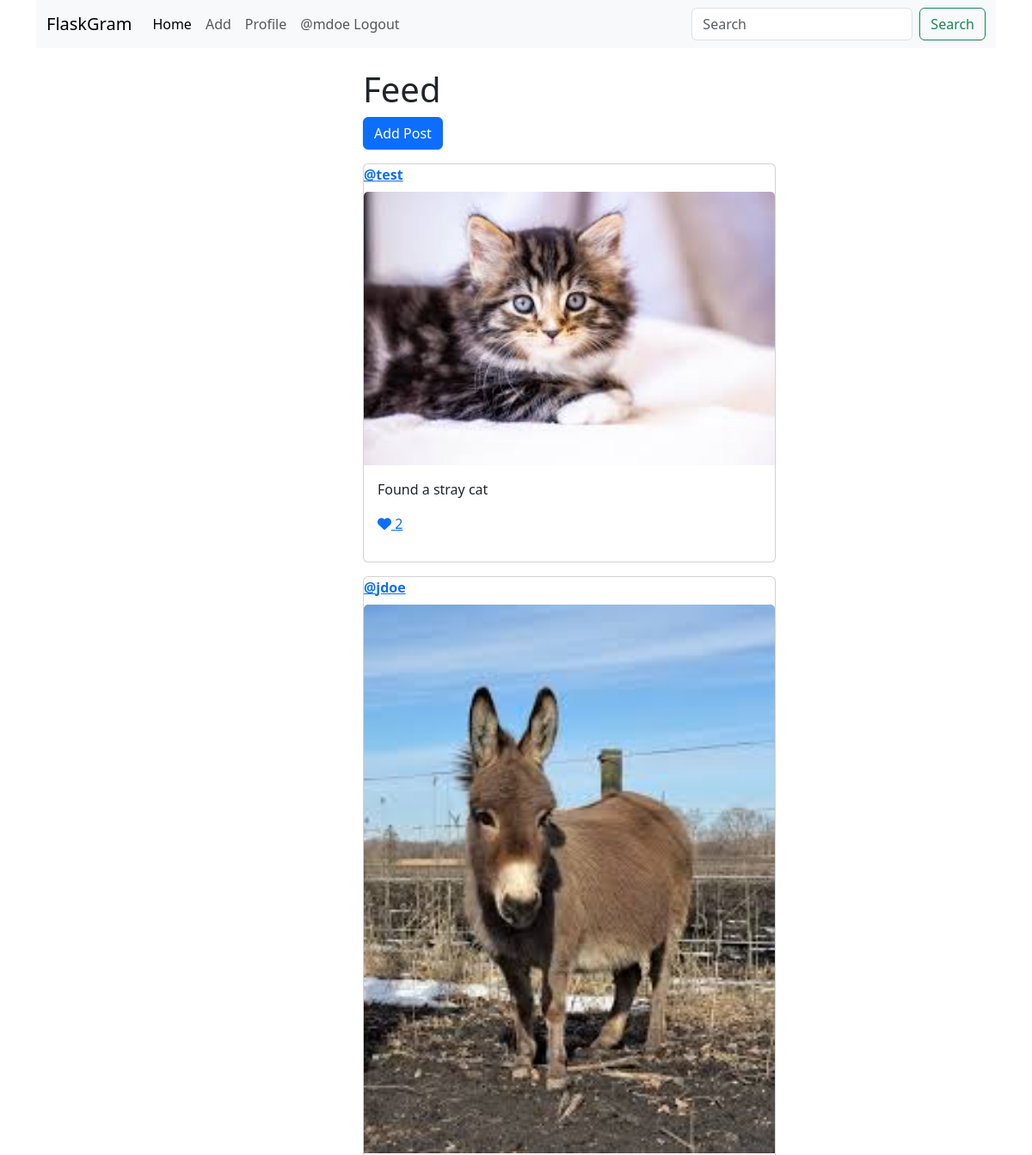
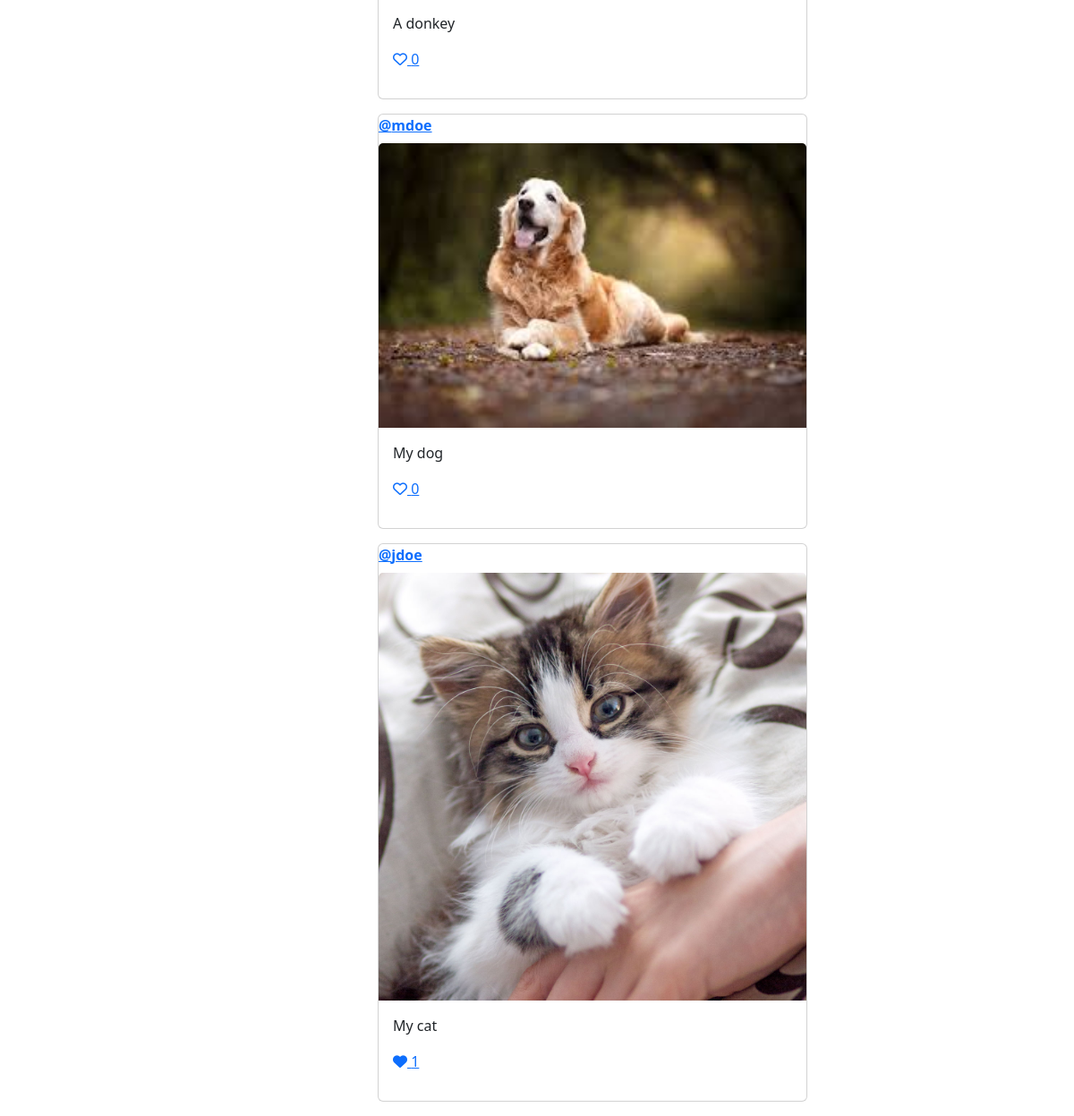
/ (signed in), run on the app's committed database (2 pictures, top to bottom).
### tables this page shows
CREATE TABLE users (
    id INTEGER PRIMARY KEY AUTOINCREMENT,
    username TEXT UNIQUE NOT NULL,
    password TEXT NOT NULL,
    description TEXT, 
    created_at TIMESTAMP NOT NULL
);

CREATE TABLE posts (
    id INTEGER PRIMARY KEY AUTOINCREMENT,
    content TEXT NOT NULL,
    image TEXT NOT NULL,
    created_at TIMESTAMP NOT NULL, 
    users_id INTEGER NOT NULL, likes integer default 0,
    FOREIGN KEY (users_id) REFERENCES users (id) 
);

### app.py (the view)
@app.route('/')
def home():
    db = get_db_connection()
    posts = db.execute("""SELECT p.id, p.content, p.image, p.created_at, u.username, p.users_id, p.likes
                       FROM posts p JOIN users u ON u.id=p.users_id
                       ORDER BY p.created_at DESC""").fetchall()
    return render_template('home.html', posts=posts)

### app.py (called while the page is built)
def get_db_connection():
    if 'db' not in g:
        g.db = sqlite3.connect(app.config['DATABASE'])
        g.db.row_factory = sqlite3.Row
    return g.db

@app.before_request
def load_logged_in_user():
    user_id = session.get('user_id')
    if user_id is None:
        g.user = None
    else:
        db = get_db_connection()
        g.user = db.execute("SELECT * FROM users WHERE id=?", (user_id,)).fetchone()

### templates/home.html
{% extends 'base.html' %}
{% block content %}
    <div class="row">
        <div class="col-md-4 mx-auto">
            <h1>Feed</h1>
            {% if g.user %}
            <div>
                <a href="/create"><button type="button" class="btn btn-primary mb-3">Add Post</button></a>
            </div>
            {% endif %}
            {% for row in posts %}
                <div class="card mb-3" style="width: 30rem;">
                    <b class="mb-2"><a href="/user/{{ row['users_id'] }}">@{{ row['username'] }}</a></b>
                    <img src="/static/uploads/{{ row['image'] }}" class="card-img-top" alt="...">
                <div class="card-body">
                    <p class="card-text">{{ row['content'] }}</p>
                    <p>{% if g.user %}<a href="/like/{{ row['id'] }}">{% endif %}
                    {% if row['likes'] > 0 %}
                    <i class="fa-solid fa-heart"></i>
                    {% else %}
                    <i class="fa-regular fa-heart"></i>
                    {% endif %}
                    {{ row['likes'] }}
                    {% if g.user %}</a>{% endif %}</p>
                </div>
                </div>
            {% endfor %}
        </div>
    </div>
{% endblock %}

### templates/base.html (shortened to what this page needs)
<!DOCTYPE html>
<html lang="en">
<head>
    <link href="https://cdn.jsdelivr.net/npm/bootstrap@5.3.6/dist/css/bootstrap.min.css" rel="stylesheet">
    <link rel="stylesheet" href="https://cdnjs.cloudflare.com/ajax/libs/font-awesome/6.7.2/css/all.min.css" />
</head>
<body>
    <div class="container">
        <nav class="navbar navbar-expand-lg bg-body-tertiary">
            <div class="container-fluid">
                <a class="navbar-brand" href="#">FlaskGram</a>
                <div class="collapse navbar-collapse" id="navbarSupportedContent">
                <ul class="navbar-nav me-auto mb-2 mb-lg-0">
                    <li class="nav-item">
                    <a class="nav-link active" aria-current="page" href="#">Home</a>
                    </li>
                    {% if g.user %}
                    <li class="nav-item">
                    <a class="nav-link" href="/create">Add</a>
                    </li>
                    <li class="nav-item">
                    <a class="nav-link" href="/profile">Profile</a>
                    </li>
                    <li class="nav-item">
                    <a class="nav-link" href="/logout">@{{ g.user['username'] }} Logout</a>
                    </li>
                    {% endif %}
                </ul>
                <form class="d-flex" role="search" action="/search" method="post">
                    <input name="search_term" class="form-control me-2" type="search" placeholder="Search" aria-label="Search"/>
                    <button class="btn btn-outline-success" type="submit">Search</button>
                </form>
                </div>
            </div>
        </nav>
        <div class="mt-4">
            {% block content %}{% endblock %}
        </div>
    </div>
</body>
</html>

### data on the page
users: user.username "mdoe"
posts: username "test", image (picture), content "Found a stray cat", likes "2"
posts: username "jdoe", image (picture), content "A donkey", likes "0"
posts: username "mdoe", image (picture), content "My dog", likes "0"
posts: username "jdoe", image (picture), content "My cat", likes "1"
